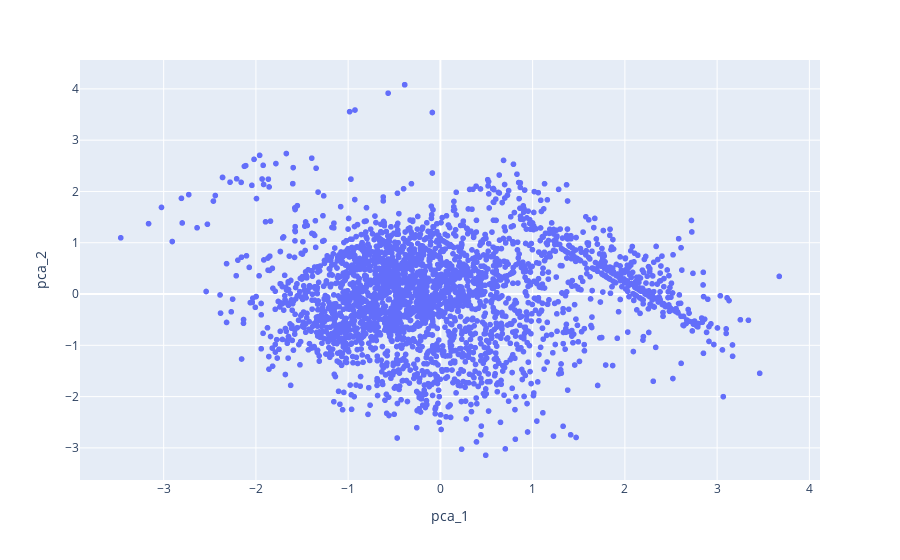

This figure's notebook cell:
### Code cell
import plotly.express as px
custom_colors = ["red", "blue", "purple",'yellow','pink']
px.scatter(data_frame=pca_df1,x='pca_1',y='pca_2',hover_data=['RESIDENTID'],hover_name='RESIDENTID',color_continuous_scale=custom_colors)

### Figure 1 — Plotly figure (JSON) as saved in the notebook; plotly's stock layout.template omitted (floating-point values rounded to 4 significant figures; data arrays with more than 128 entries replaced by an {"elided": "..."} marker saying what was removed)
{"data": [{"customdata": {"elided": "2875x1 int values"}, "hovertemplate": "<b>%{hovertext}</b><br><br>pca_1=%{x}<br>pca_2=%{y}<br>RESIDENTID=%{customdata[0]}<extra></extra>", "hovertext": {"elided": "2875 int values"}, "legendgroup": "", "marker": {"color": "#636efa", "symbol": "circle"}, "mode": "markers", "name": "", "showlegend": false, "type": "scattergl", "x": {"elided": "2875 float values"}, "xaxis": "x", "y": {"elided": "2875 float values"}, "yaxis": "y"}], "layout": {"legend": {"tracegroupgap": 0}, "margin": {"t": 60}, "xaxis": {"anchor": "y", "domain": [0, 1], "title": {"text": "pca_1"}}, "yaxis": {"anchor": "x", "domain": [0, 1], "title": {"text": "pca_2"}}}}
